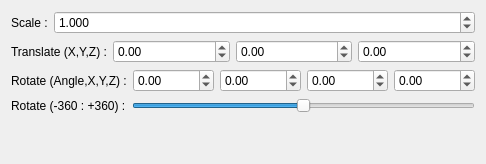
         <widget class="QWidget" name="transformTab">
          <property name="sizePolicy">
           <sizepolicy hsizetype="Expanding" vsizetype="Expanding">
            <horstretch>0</horstretch>
            <verstretch>0</verstretch>
           </sizepolicy>
          </property>
          <attribute name="title">
           <string>Transformation</string>
          </attribute>
          <layout class="QGridLayout" name="gridLayout_4">
           <item row="2" column="0">
            <layout class="QHBoxLayout" name="horizontalLayout_11">
             <item>
              <widget class="QLabel" name="label_10">
               <property name="sizePolicy">
                <sizepolicy hsizetype="Fixed" vsizetype="Preferred">
                 <horstretch>0</horstretch>
                 <verstretch>0</verstretch>
                </sizepolicy>
               </property>
               <property name="text">
                <string>Rotate (Angle,X,Y,Z) :</string>
               </property>
              </widget>
             </item>
             <item>
              <widget class="QDoubleSpinBox" name="rotateAngleSpin">
               <property name="minimum">
                <double>-99999.000000000000000</double>
               </property>
               <property name="maximum">
                <double>99999.000000000000000</double>
               </property>
               <property name="singleStep">
                <double>0.100000000000000</double>
               </property>
              </widget>
             </item>
             <item>
              <widget class="QDoubleSpinBox" name="rotateXSpin">
               <property name="minimum">
                <double>-99999.000000000000000</double>
               </property>
               <property name="maximum">
                <double>99999.000000000000000</double>
               </property>
               <property name="singleStep">
                <double>0.100000000000000</double>
               </property>
              </widget>
             </item>
             <item>
              <widget class="QDoubleSpinBox" name="rotateYSpin">
               <property name="minimum">
                <double>-99999.000000000000000</double>
               </property>
               <property name="maximum">
                <double>99999.000000000000000</double>
               </property>
               <property name="singleStep">
                <double>0.100000000000000</double>
               </property>
              </widget>
             </item>
             <item>
              <widget class="QDoubleSpinBox" name="rotateZSpin">
               <property name="minimum">
                <double>-99999.000000000000000</double>
               </property>
               <property name="maximum">
                <double>99999.000000000000000</double>
               </property>
               <property name="singleStep">
                <double>0.100000000000000</double>
               </property>
              </widget>
             </item>
            </layout>
           </item>
           <item row="0" column="0">
            <layout class="QHBoxLayout" name="horizontalLayout_9">
             <item>
              <widget class="QLabel" name="label_8">
               <property name="sizePolicy">
                <sizepolicy hsizetype="Fixed" vsizetype="Preferred">
                 <horstretch>0</horstretch>
                 <verstretch>0</verstretch>
                </sizepolicy>
               </property>
               <property name="text">
                <string>Scale :</string>
               </property>
              </widget>
             </item>
             <item>
              <widget class="QDoubleSpinBox" name="scaleSpin">
               <property name="decimals">
                <number>3</number>
               </property>
               <property name="minimum">
                <double>-99999.000000000000000</double>
               </property>
               <property name="maximum">
                <double>99999.000000000000000</double>
               </property>
               <property name="singleStep">
                <double>0.100000000000000</double>
               </property>
               <property name="value">
                <double>1.000000000000000</double>
               </property>
              </widget>
             </item>
            </layout>
           </item>
           <item row="3" column="0">
            <layout class="QHBoxLayout" name="horizontalLayout_3">
             <item>
              <widget class="QLabel" name="label_14">
               <property name="text">
                <string>Rotate (-360 : +360) :</string>
               </property>
              </widget>
             </item>
             <item>
              <widget class="QSlider" name="rotateAngleSlider">
               <property name="minimum">
                <number>-3600</number>
               </property>
               <property name="maximum">
                <number>3600</number>
               </property>
               <property name="orientation">
                <enum>Qt::Horizontal</enum>
               </property>
              </widget>
             </item>
            </layout>
           </item>
           <item row="1" column="0">
            <layout class="QHBoxLayout" name="horizontalLayout_10">
             <item>
              <widget class="QLabel" name="label_9">
               <property name="sizePolicy">
                <sizepolicy hsizetype="Fixed" vsizetype="Preferred">
                 <horstretch>0</horstretch>
                 <verstretch>0</verstretch>
                </sizepolicy>
               </property>
               <property name="text">
                <string>Translate (X,Y,Z) :</string>
               </property>
              </widget>
             </item>
             <item>
              <widget class="QDoubleSpinBox" name="translateXSpin">
               <property name="minimum">
                <double>-99999.000000000000000</double>
               </property>
               <property name="maximum">
                <double>99999.000000000000000</double>
               </property>
               <property name="singleStep">
                <double>0.100000000000000</double>
               </property>
              </widget>
             </item>
             <item>
              <widget class="QDoubleSpinBox" name="translateYSpin">
               <property name="minimum">
                <double>-99999.000000000000000</double>
               </property>
               <property name="maximum">
                <double>99999.000000000000000</double>
               </property>
               <property name="singleStep">
                <double>0.100000000000000</double>
               </property>
              </widget>
             </item>
             <item>
              <widget class="QDoubleSpinBox" name="translateZSpin">
               <property name="minimum">
                <double>-99999.000000000000000</double>
               </property>
               <property name="maximum">
                <double>99999.000000000000000</double>
               </property>
               <property name="singleStep">
                <double>0.100000000000000</double>
               </property>
              </widget>
             </item>
            </layout>
           </item>
           <item row="4" column="0">
            <spacer name="verticalSpacer_4">
             <property name="orientation">
              <enum>Qt::Vertical</enum>
             </property>
             <property name="sizeHint" stdset="0">
              <size>
               <width>20</width>
               <height>40</height>
              </size>
             </property>
            </spacer>
           </item>
          </layout>
         </widget>
